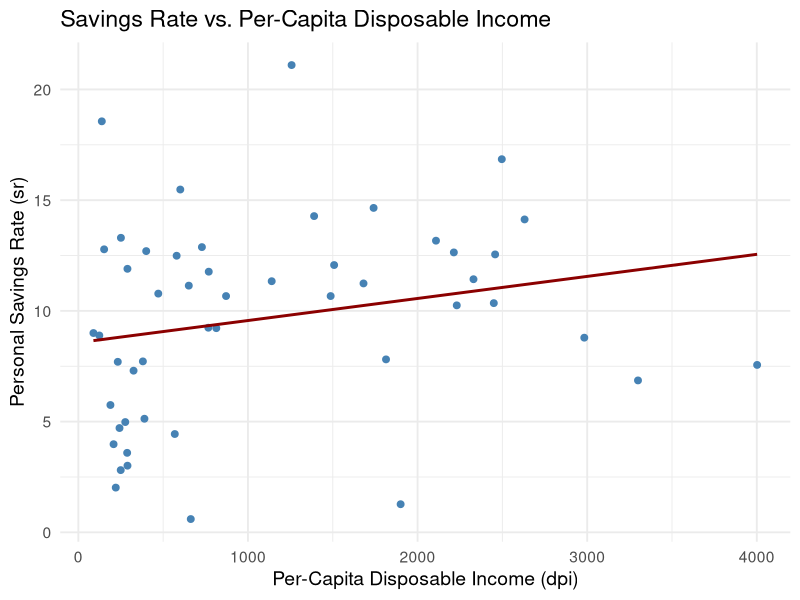

The R source for this figure:
## ---- chunk 1

data("LifeCycleSavings")
head(LifeCycleSavings)
library(ggplot2)
ggplot(LifeCycleSavings, aes(x = dpi, y = sr)) +
  geom_point(color = "steelblue", size = 2) +
  geom_smooth(method = "lm", se = FALSE, color = "darkred") +
  labs(
    title = "Savings Rate vs. Per-Capita Disposable Income",
    x = "Per-Capita Disposable Income (dpi)",
    y = "Personal Savings Rate (sr)"
  ) +
  theme_minimal(base_size = 14)
